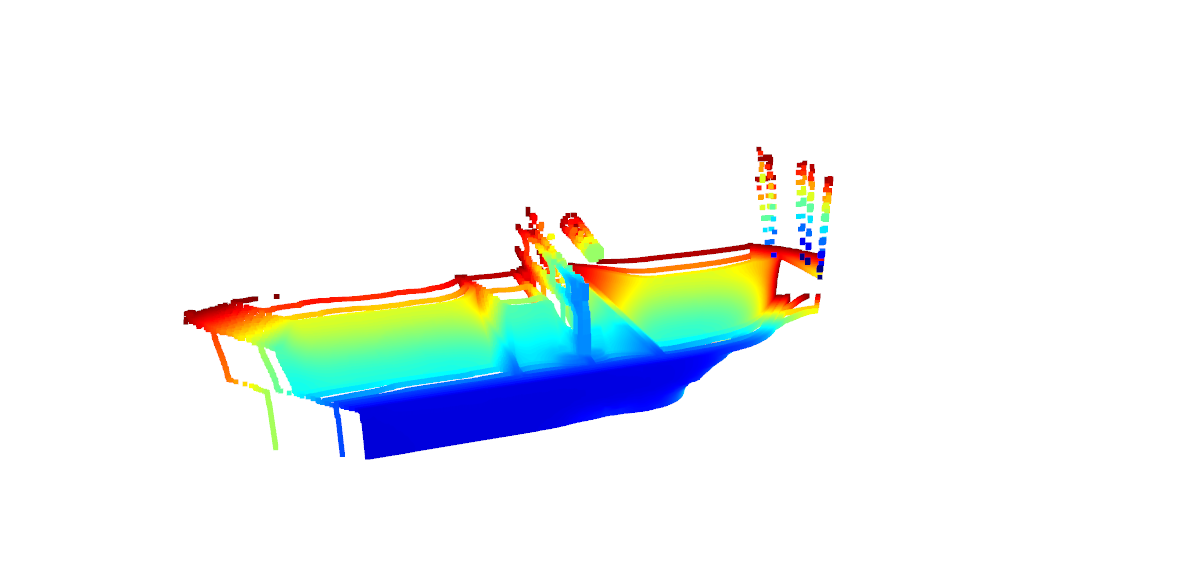
#> input picture images/3DpointCloud.png, 1180 x 588 px
$ python -i lines.py   (imports and definitions only)
#> lines starting #> are read from the running program, lines starting #| are printed output that depends on the picture; after the words box and inside, x2 and y2 are one past the last pixel; in counts of white or black regions, pixels touching at a corner belong together
#> further down, picture is the input picture: shape (588, 1180, 3); mean B, G, R 242.9, 242.8, 237.2
import cv2
import numpy as np

def detect_lines(img,
                 canny_thresh1=50, canny_thresh2=150,
                 hough_thresh=100, min_line_len=80, max_line_gap=30):
#> called with canny_thresh1 = 50, canny_thresh2 = 150, hough_thresh = 100, min_line_len = 80, max_line_gap = 30
    gray = cv2.cvtColor(img, cv2.COLOR_BGR2GRAY)
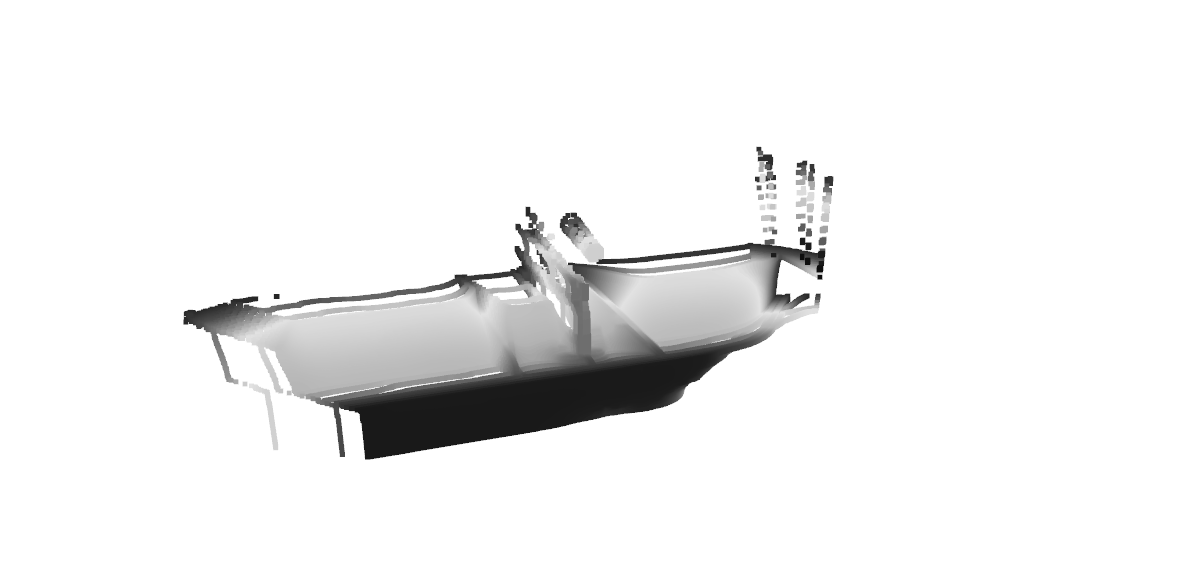
#> gray: shape (588, 1180); min 14, max 255, mean 241.1
    blur = cv2.GaussianBlur(gray, (5, 5), 0)
    edges = cv2.Canny(blur, canny_thresh1, canny_thresh2, apertureSize=3)
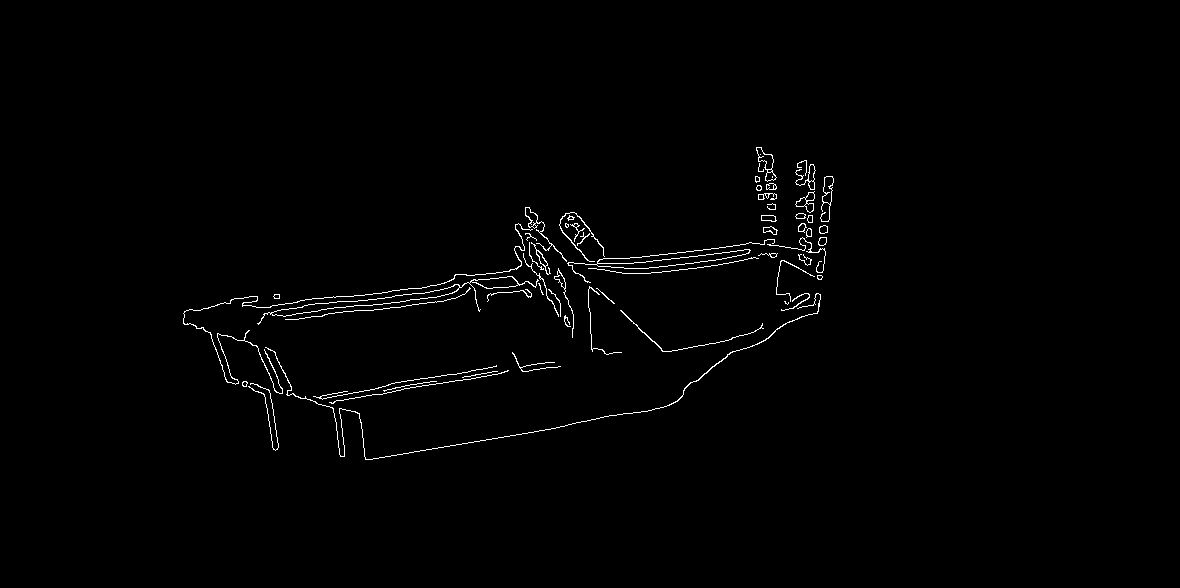
#> edges: shape (588, 1180); 0.96% white in thin lines or dots, all inside (x1, y1, x2, y2) = (183, 147, 834, 460)

    lines = cv2.HoughLinesP(
        edges, rho=1, theta=np.pi/180,
        threshold=hough_thresh,
        minLineLength=min_line_len,
        maxLineGap=max_line_gap
    )
#> lines = 13 rows, first 6: [509, 270, 732, 246], [656, 267, 825, 244], [344, 296, 436, 285], [398, 302, 623, 267], [378, 458, 571, 424], [512, 277, 826, 239]
    if lines is None:
        return [], []

    angles = []
    for x1, y1, x2, y2 in lines[:, 0]:
        angle = np.arctan2(y2 - y1, x2 - x1)
        if angle < 0:
            angle += np.pi
        angles.append(angle)
#> this loop made 13 passes
#> (x1, y1, x2, y2, angle) on passes 1 to 12: (509, 270, 732, 246, 3.03), (656, 267, 825, 244, 3.01), (344, 296, 436, 285, 3.02), (398, 302, 623, 267, 2.99), (378, 458, 571, 424, 2.97), (512, 277, 826, 239, 3.02), (383, 298, 614, 258, 2.97), (384, 391, 486, 376, 3), (370, 310, 585, 280, 3), (261, 318, 441, 295, 3.01), (395, 387, 554, 362, 2.99), (395, 295, 486, 287, 3.05)
#> after the loop, angles = [3.03, 3.01, 3.02, 2.99, 2.97, 3.02, 2.97, 3, 3, 3.01, 2.99, 3.05, 2.96]

    data = np.vstack([np.cos(2*np.array(angles)), np.sin(2*np.array(angles))]).T
#> data = 13 rows, first 8: [0.977, -0.213], [0.964, -0.267], [0.972, -0.236], [0.953, -0.304], [0.94, -0.342], [0.971, -0.239], [0.942, -0.336], [0.958, -0.288]
#> (the run stopped early here; a loop or call above may not have finished)

$ run again, on images/ScreenCapture_2025-04-12-22-51-18.png
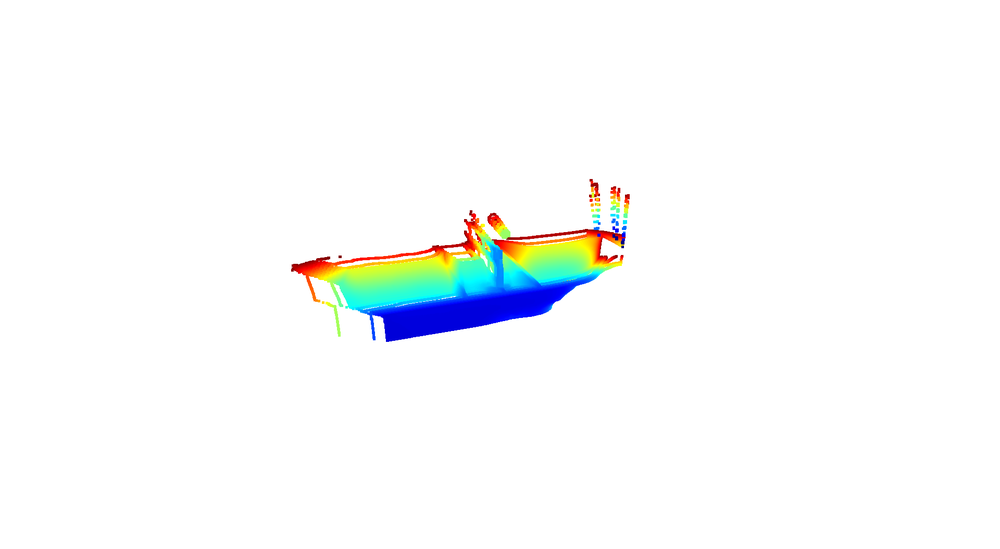
#> input picture images/ScreenCapture_2025-04-12-22-51-18.png, 1000 x 549 px, shrunk from 1920 x 1055 before the run
#> picture is the input picture: shape (549, 1000, 3); mean B, G, R 250.8, 250.7, 248.9
#> in detect_lines, `gray = cv2.cvtColor(img, cv2.COLOR_BGR2GRAY)`:
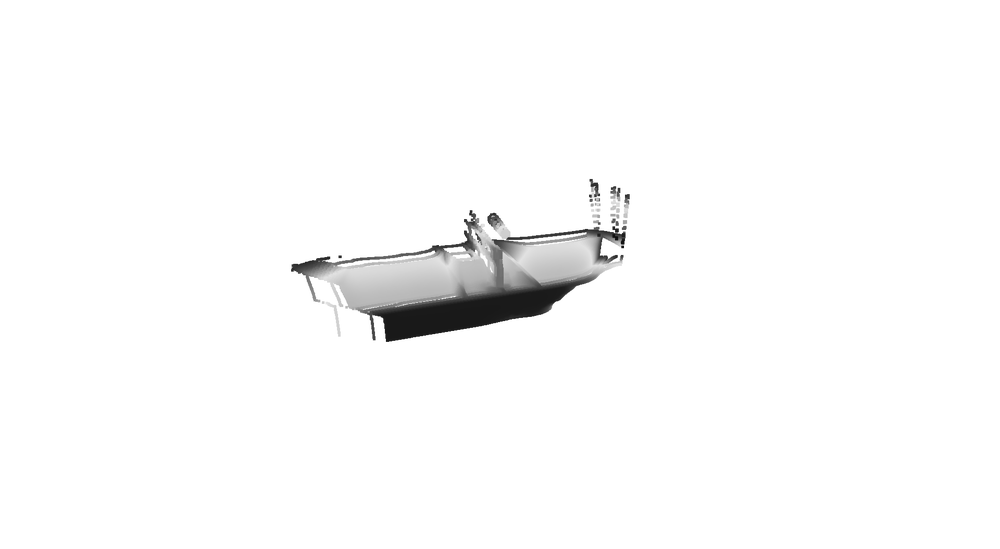
#> gray: shape (549, 1000); min 12, max 255, mean 250.2
#> in detect_lines, `edges = cv2.Canny(blur, canny_thresh1, canny_thresh2, apertureSize=3)`:
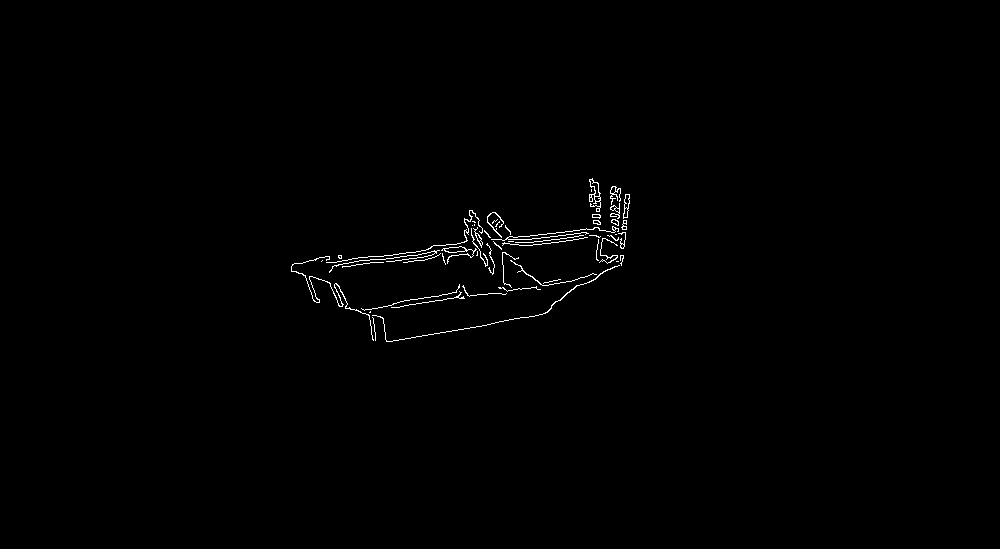
#> edges: shape (549, 1000); 0.57% white in thin lines or dots, all inside (x1, y1, x2, y2) = (291, 178, 630, 342)
#> lines = [[292, 264, 626, 229], [359, 311, 596, 278], [326, 262, 558, 242], [433, 245, 623, 225]]
#> the loop in detect_lines, `for x1, y1, x2, y2 in lines[:, 0]:` made 4 passes
#> (x1, y1, x2, y2, angle) on passes 1 to 4: (292, 264, 626, 229, 3.04), (359, 311, 596, 278, 3), (326, 262, 558, 242, 3.06), (433, 245, 623, 225, 3.04)
#> after the loop in detect_lines, `for x1, y1, x2, y2 in lines[:, 0]:`: angles = [3.04, 3, 3.06, 3.04]
#> data = [[0.978, -0.207], [0.962, -0.273], [0.985, -0.171], [0.978, -0.208]]
